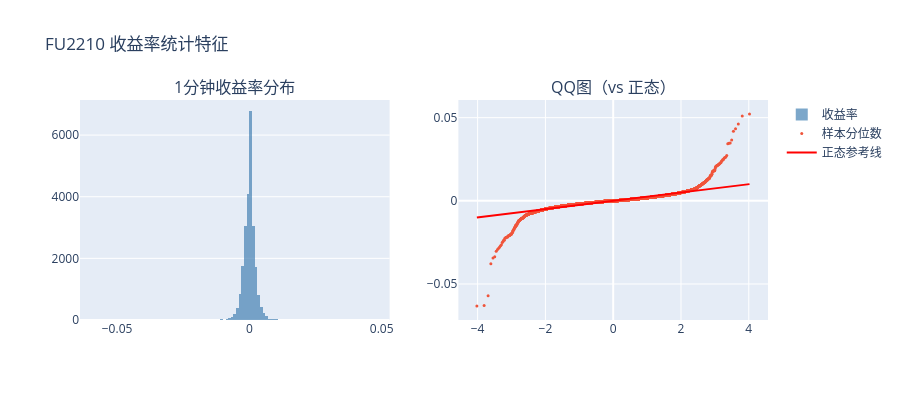

Notebook cell for this chart:
### Markdown cell above
## 5. 收益率分布

### Code cell
import numpy as np

ret = df['close'].pct_change().dropna()

fig = make_subplots(rows=1, cols=2,
                    subplot_titles=['1分钟收益率分布', 'QQ图（vs 正态）'])

fig.add_trace(go.Histogram(x=ret, nbinsx=200, name='收益率',
                            marker_color='steelblue', opacity=0.7), row=1, col=1)

# QQ 图
from scipy import stats
qq = stats.probplot(ret)
fig.add_trace(go.Scatter(x=qq[0][0], y=qq[0][1], mode='markers',
                          name='样本分位数', marker=dict(size=3)), row=1, col=2)
fig.add_trace(go.Scatter(x=qq[0][0],
                          y=qq[1][1] + qq[1][0] * qq[0][0],
                          mode='lines', name='正态参考线',
                          line=dict(color='red')), row=1, col=2)

fig.update_layout(height=400, title='FU2210 收益率统计特征')
fig.show()

print(f'偏度: {ret.skew():.4f}   峰度: {ret.kurtosis():.4f}')
print(f'年化波动率: {ret.std() * np.sqrt(240*250):.2%}')

### Figure 1 — Plotly figure (JSON) as saved in the notebook; plotly's stock layout.template omitted (floating-point values rounded to 4 significant figures; data arrays with more than 128 entries replaced by an {"elided": "..."} marker saying what was removed)
{"data": [{"marker": {"color": "steelblue"}, "name": "收益率", "nbinsx": 200, "opacity": 0.7, "type": "histogram", "x": {"elided": "23981 float values"}, "xaxis": "x", "yaxis": "y"}, {"marker": {"size": 3}, "mode": "markers", "name": "样本分位数", "type": "scatter", "x": {"elided": "23981 float values"}, "xaxis": "x2", "y": {"elided": "23981 float values"}, "yaxis": "y2"}, {"line": {"color": "red"}, "mode": "lines", "name": "正态参考线", "type": "scatter", "x": {"elided": "23981 float values"}, "xaxis": "x2", "y": {"elided": "23981 float values"}, "yaxis": "y2"}], "layout": {"annotations": [{"font": {"size": 16}, "showarrow": false, "text": "1分钟收益率分布", "x": 0.225, "xanchor": "center", "xref": "paper", "y": 1, "yanchor": "bottom", "yref": "paper"}, {"font": {"size": 16}, "showarrow": false, "text": "QQ图（vs 正态）", "x": 0.775, "xanchor": "center", "xref": "paper", "y": 1, "yanchor": "bottom", "yref": "paper"}], "height": 400, "title": {"text": "FU2210 收益率统计特征"}, "xaxis": {"anchor": "y", "domain": [0, 0.45]}, "xaxis2": {"anchor": "y2", "domain": [0.55, 1]}, "yaxis": {"anchor": "x", "domain": [0, 1]}, "yaxis2": {"anchor": "x2", "domain": [0, 1]}}}
